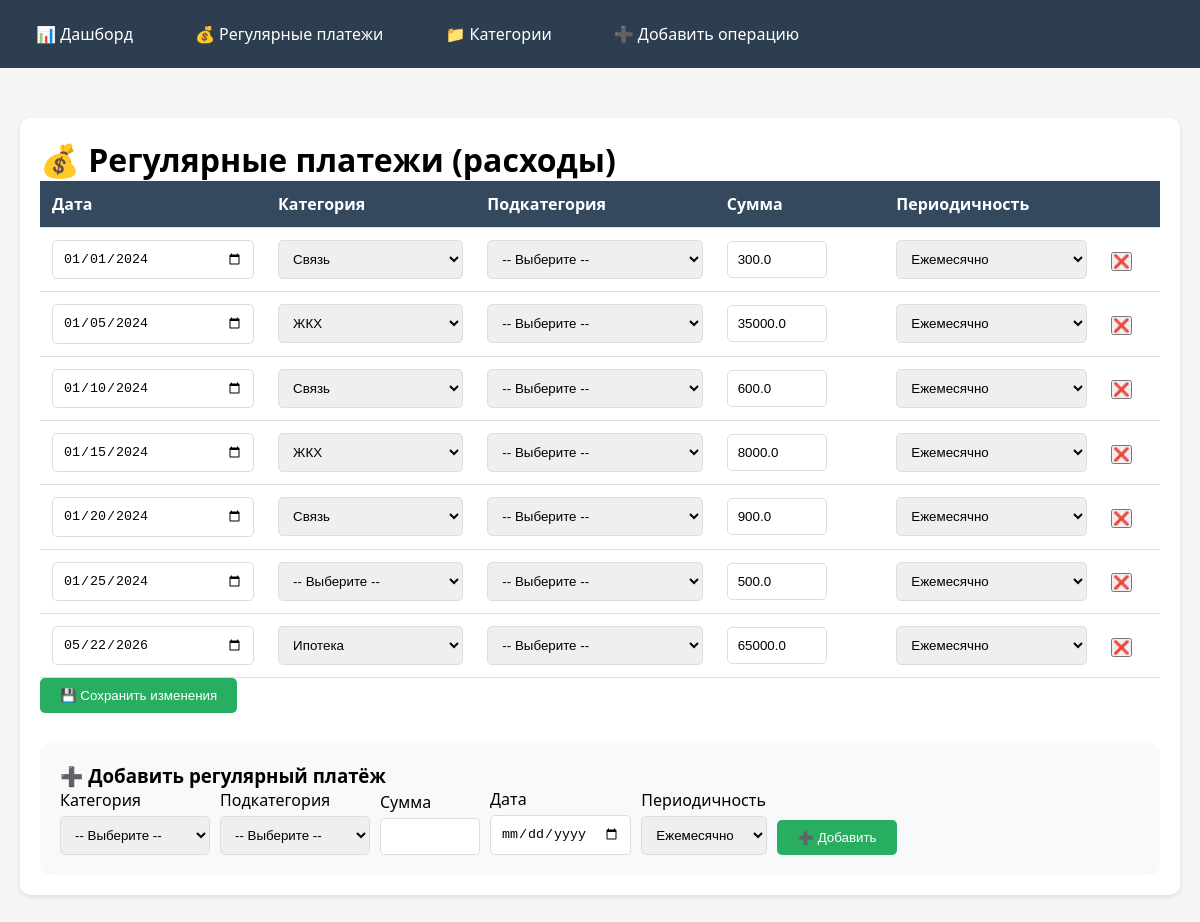
Page /regular on the committed database.
### tables this page shows
CREATE TABLE regular_payments (
                id INTEGER PRIMARY KEY AUTOINCREMENT,
                amount REAL NOT NULL
            , day INTEGER DEFAULT 1, category TEXT DEFAULT "", subcategory TEXT DEFAULT "", interval TEXT DEFAULT "monthly");

CREATE TABLE categories (
                id INTEGER PRIMARY KEY AUTOINCREMENT,
                type TEXT NOT NULL,
                name TEXT NOT NULL,
                parent_id INTEGER DEFAULT NULL,
                UNIQUE(type, name, parent_id)
            );

### routes/regular.py (the view, shortened to what this page needs)
    @app.route('/regular', methods=['GET', 'POST'])
    def regular():
        with get_db() as conn:
            expense_cats = {}
            expense_main = conn.execute('''
                SELECT * FROM categories WHERE parent_id IS NULL AND type = 'Расход' ORDER BY name
            ''').fetchall()
            for cat in expense_main:
                subcats = conn.execute('''
                    SELECT name FROM categories WHERE parent_id = ? ORDER BY name
                ''', (cat['id'],)).fetchall()
                expense_cats[cat['name']] = [s['name'] for s in subcats]
            payments = conn.execute('SELECT * FROM regular_payments ORDER BY day, category, subcategory').fetchall()
        return render_template('regular.html', payments=payments, expense_categories=expense_cats)

### database.py (called while the page is built)
def get_db():
    conn = sqlite3.connect('finance.db')
    conn.row_factory = sqlite3.Row
    return conn

### routes/regular.py (called while the page is built, shortened)
def register_routes(app):
    @app.route('/regular', methods=['GET', 'POST'])
    def regular():
        with get_db() as conn:
            expense_cats = {}
            expense_main = conn.execute('''
                SELECT * FROM categories WHERE parent_id IS NULL AND type = 'Расход' ORDER BY name
            ''').fetchall()
            for cat in expense_main:
                subcats = conn.execute('''
                    SELECT name FROM categories WHERE parent_id = ? ORDER BY name
                ''', (cat['id'],)).fetchall()
                expense_cats[cat['name']] = [s['name'] for s in subcats]
            payments = conn.execute('SELECT * FROM regular_payments ORDER BY day, category, subcategory').fetchall()
        return render_template('regular.html', payments=payments, expense_categories=expense_cats)

### templates/regular.html (shortened to what this page needs)
{% extends "base.html" %}
{% block content %}
<div class="card">
    <h1>💰 Регулярные платежи (расходы)</h1>
    <form method="POST">
        <table style="width:100%; border-collapse:collapse;">
            <thead>
                <tr><th>Дата</th><th>Категория</th><th>Подкатегория</th><th>Сумма</th><th>Периодичность</th><th></th></tr>
            </thead>
            <tbody>
                {% for p in payments %}
                <tr>
                    <td><input type="date" name="day_{{ p.id }}" value="{{ p.day }}"></td>
                    <td>
                        <select name="category_{{ p.id }}" class="category-select" data-id="{{ p.id }}">
                            <option value="">-- Выберите --</option>
                            {% for cat in expense_categories %}
                                <option value="{{ cat }}" {% if p.category == cat %}selected{% endif %}>{{ cat }}</option>
                            {% endfor %}
                        </select>
                    </td>
                    <td>
                        <select name="subcategory_{{ p.id }}" class="subcategory-select" data-id="{{ p.id }}">
                            <option value="">-- Выберите --</option>
                        </select>
                    </td>
                    <td><input type="number" name="amount_{{ p.id }}" value="{{ p.amount }}" step="0.01" style="width:100px;"></td>
                    <td>
                        <select name="interval_{{ p.id }}">
                            <option value="monthly" {% if p.interval == 'monthly' %}selected{% endif %}>Ежемесячно</option>
                        </select>
                    </td>
                    <td>
                        <button type="submit" name="delete_id" value="{{ p.id }}" class="delete" onclick="return confirm('Удалить?')">❌</button>
                    </td>
                </tr>
                {% endfor %}
            </tbody>
        </table>
        <button type="submit" class="btn btn-success">💾 Сохранить изменения</button>
    </form>
    <div style="margin-top: 30px; padding: 20px; background: #f8f9fa; border-radius: 10px;">
        <h3>➕ Добавить регулярный платёж</h3>
        <form method="POST" style="display: flex; gap: 10px; flex-wrap: wrap; align-items: flex-end;">
            <div>
                <label>Категория</label>
                <select name="add_category" id="add_category" required style="width: 150px;">
                    <option value="">-- Выберите --</option>
                </select>
            </div>
            <div>
                <label>Подкатегория</label>
                <select name="add_subcategory" id="add_subcategory" style="width: 150px;">
                    <option value="">-- Выберите --</option>
                </select>
            </div>
            <div>
                <label>Сумма</label>
                <input type="number" name="add_amount" step="0.01" required style="width: 100px;">
            </div>
            <div>
                <label>Дата</label>
                <input type="date" name="add_day" required>
            </div>
            <div>
                <label>Периодичность</label>
                <select name="add_interval">
                    <option value="monthly" selected>Ежемесячно</option>
                </select>
            </div>
            <div>
                <button type="submit" class="btn btn-success">➕ Добавить</button>
            </div>
        </form>
    </div>
</div>
{% endblock %}

### static/css/style.css (style rules this page uses)
* { margin: 0; padding: 0; box-sizing: border-box; }
body { font-family: 'Segoe UI', Tahoma, Geneva, Verdana, sans-serif; background: #f5f5f5; }
.card { background: white; border-radius: 10px; padding: 20px; margin-bottom: 20px; box-shadow: 0 2px 5px rgba(0, 0, 0, 0.1); }
table { width: 100%; border-collapse: collapse; }
th, td { padding: 12px; text-align: left; border-bottom: 1px solid #ddd; }
th { background: #34495e; color: white; }
.btn { display: inline-block; background: #3498db; color: white; padding: 10px 20px; text-decoration: none; border-radius: 5px; border: none; cursor: pointer; transition: background 0.3s; }
.btn-success { background: #27ae60; }
.delete { color: #e74c3c; text-decoration: none; }
label { display: block; margin-bottom: 5px; font-weight: 500; }
input, select { width: 100%; padding: 10px; border: 1px solid #ddd; border-radius: 5px; }

### rows in the picture
regular_payments: day "01/01/2024", category+id "Связь", id "-- Выберите --", amount "300.0", interval+id "Ежемесячно"
regular_payments: day "01/05/2024", category+id "ЖКХ", id "-- Выберите --", amount "35000.0", interval+id "Ежемесячно"
regular_payments: day "01/10/2024", category+id "Связь", id "-- Выберите --", amount "600.0", interval+id "Ежемесячно"
regular_payments: day "01/15/2024", category+id "ЖКХ", id "-- Выберите --", amount "8000.0", interval+id "Ежемесячно"
regular_payments: day "01/20/2024", category+id "Связь", id "-- Выберите --", amount "900.0", interval+id "Ежемесячно"
regular_payments: day "01/25/2024", id "-- Выберите --", amount "500.0", interval+id "Ежемесячно"
regular_payments: day "05/22/2026", category+id "Ипотека", id "-- Выберите --", amount "65000.0", interval+id "Ежемесячно"
